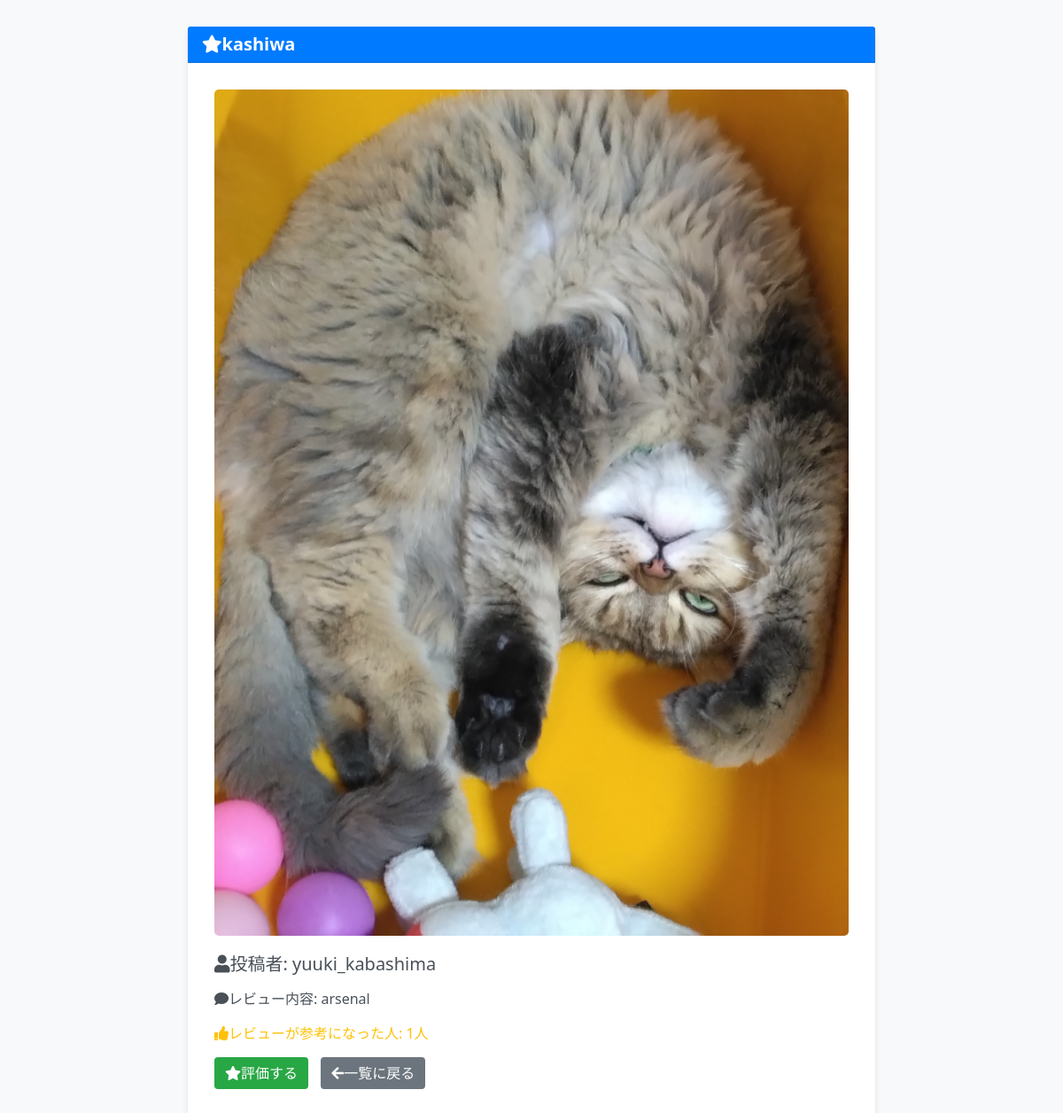
/detail/3, run on the app's committed database.
### reviewpost/models.py (models this page shows)
class ReviewModel(models.Model):
    author = models.ForeignKey(User, on_delete=models.CASCADE)
    title =models.CharField(max_length = 100)
    content = models.TextField()
    useful_num = models.IntegerField(null = True, blank = True, default = 0)
    product_image = models.ImageField(upload_to='',null = True, blank=True)

### reviewpost/views.py (the view)
# urls.py: path('detail/<int:pk>',detailview, name='detail'),
def detailview(request, pk):
    object = ReviewModel.objects.get(pk = pk)
    return render(request, 'detail.html', {'object': object})

### templates/detail.html (shortened to what this page needs)
{% extends 'base.html' %}
{% load static %}
{% block extra_css %}
<link rel="stylesheet" type="text/css" href="{% static 'style.css' %}">
<link rel="stylesheet" href="https://cdnjs.cloudflare.com/ajax/libs/font-awesome/5.15.3/css/all.min.css">
{% endblock %}
{% block content %}
<div class="container">
    <div class="card">
        <h5 class="card-header">
            <i class="fas fa-star mr-2"></i>{{ object.title }}
        </h5>
        <div class="card-body">
            {% if object.product_image %}
                <img src='{{ object.product_image.url }}' class="product-image" alt="{{ object.title }}">
            {% endif %}
            <h5 class="card-title">
                <i class="fas fa-user mr-2"></i>投稿者: {{ object.author }}
            </h5>
            <p class="card-text">
                <i class="fas fa-comment mr-2"></i>レビュー内容: {{ object.content }}
            </p>
            <p class="card-text useful-count">
                <i class="fas fa-thumbs-up mr-2"></i>レビューが参考になった人: {{ object.useful_num }}人
            </p>
            <a href="{% url 'evaluation' object.pk %}" class="btn btn-primary">
                <i class="fas fa-star mr-2"></i>評価する
            </a>
            <a href="{% url 'list' %}" class="btn btn-secondary">
                <i class="fas fa-arrow-left mr-2"></i>一覧に戻る
            </a>
        </div>
    </div>
</div>
{% endblock content %}

### static/style.css (style rules this page uses)
.card { margin-bottom: 30ps; }

### templates/detail.html (style rules this page uses)
body { background-color: #f8f9fa; }
.container { max-width: 800px; margin-top: 30px; }
.card { border: none; box-shadow: 0 4px 6px rgba(0, 0, 0, 0.1); }
.card-header { background-color: #007bff; color: white; font-weight: bold; }
.card-body { padding: 30px; }
.card-title, .card-text { color: #495057; margin-bottom: 15px; }
.btn-primary { background-color: #28a745; border: none; margin-right: 10px; }
.btn-secondary { background-color: #6c757d; border: none; }
.product-image { max-width: 100%; height: auto; margin-bottom: 20px; border-radius: 5px; }
.useful-count { color: #ffc107; }

### templates/base.html (style rules this page uses)
body { background-color: #f8f9fa; }

### data on the page
ReviewModel: title "kashiwa", product_image (picture), author "yuuki_kabashima", content "arsenal", useful_num "1"
